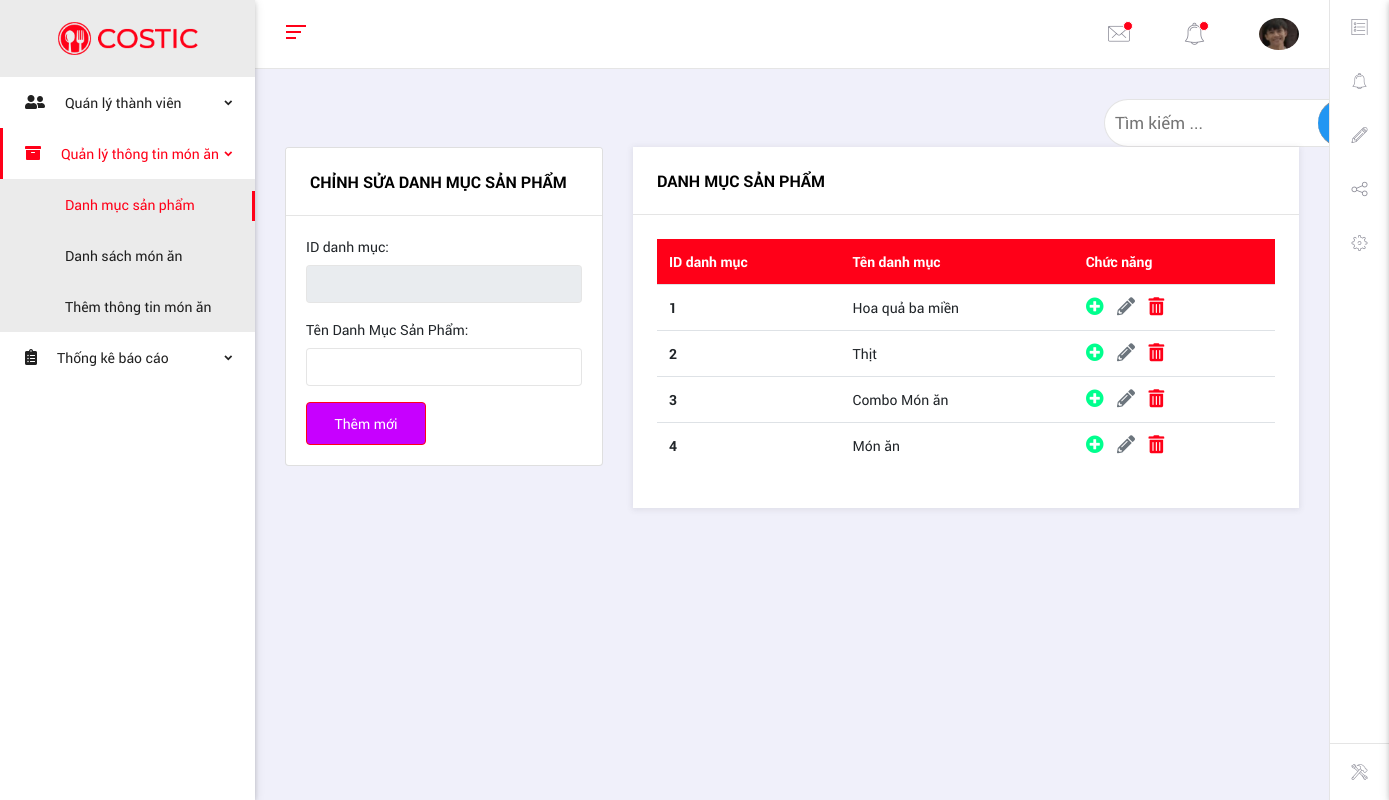
The app's page /php/admin/pages/product/danhmucsanpham.php (signed in) with its own data.
### tables this page shows
CREATE TABLE `danhmucsanpham` (
  `id` int(11) NOT NULL,
  `tendm` varchar(255) NOT NULL,
  `status` int(11) NOT NULL
);

### php/admin/pages/product/danhmucsanpham.php (the view, shortened to what this page needs)
<!DOCTYPE html>
<html lang="en">
<head>
  <link href="../../vendors/iconic-fonts/font-awesome/css/all.min.css" rel="stylesheet">
  <link rel="stylesheet" href="../../vendors/iconic-fonts/flat-icons/flaticon.css">
  <link rel="stylesheet" href="../../vendors/iconic-fonts/cryptocoins/cryptocoins.css">
  <link rel="stylesheet" href="../../vendors/iconic-fonts/cryptocoins/cryptocoins-colors.css">
  <link href="../../assets/css/bootstrap.min.css" rel="stylesheet">
  <link href="../../assets/css/jquery-ui.min.css" rel="stylesheet">
  <link href="../../assets/css/slick.css" rel="stylesheet">
  <link href="../../assets/css/style.css" rel="stylesheet">
</head>
<body class="ms-body ms-aside-left-open ms-primary-theme ms-has-quickbar">
  <aside id="ms-side-nav" class="side-nav fixed ms-aside-scrollable ms-aside-left">
    <div class="logo-sn ms-d-block-lg">
      <a class="pl-0 ml-0 text-center" href="../../index.html"> <img src="../../assets/img/costic/costic-logo-216x62.png" alt="logo"> </a>
    </div>
    <ul class="accordion ms-main-aside fs-14" id="side-nav-accordion">
      <li class="menu-item">
        <a href="#" class="has-chevron" data-toggle="collapse" data-target="#dashboard" aria-expanded="false" aria-controls="dashboard"><span><i class="fas fa-user-friends fs-16"></i>Quán lý thành viên</span>
        </a>
      </li>
      <li class="menu-item">
        <a href="#" class="has-chevron" data-toggle="collapse" data-target="#product" aria-expanded="false" aria-controls="product"> <span><i class="fa fa-archive fs-16"></i>Quản lý thông tin món ăn</span>
        </a>
        <ul id="product" class="collapse" aria-labelledby="product" data-parent="#side-nav-accordion">
         <li> <a href="danhmucsanpham.php">Danh mục sản phẩm</a>
          </li>
        <li> <a href="danhsachsanpham.php">Danh sách món ăn</a>
          </li>
          <li> <a href="themthongtinsanpham.php">Thêm thông tin món ăn</a>
          </li>
        </ul>
      </li>
      <li class="menu-item">
        <a href="#" class="has-chevron" data-toggle="collapse" data-target="#thongke" aria-expanded="false" aria-controls="product"> <span><i class="fas fa-clipboard-list fs-16"></i>Thống kê báo cáo</span>
        </a>
      </li>
    </ul>
  </aside>
  <main class="body-content">
<nav class="navbar ms-navbar">
<div class="ms-aside-toggler ms-toggler pl-0" data-target="#ms-side-nav" data-toggle="slideLeft">
  <span class="ms-toggler-bar bg-primary"></span>
  <span class="ms-toggler-bar bg-primary"></span>
  <span class="ms-toggler-bar bg-primary"></span>
</div>
<ul class="ms-nav-list ms-inline mb-0" id="ms-nav-options">
<li class="ms-nav-item dropdown"> <a href="#" class="text-disabled ms-has-notification" id="mailDropdown" data-toggle="dropdown" aria-haspopup="true" aria-expanded="false"><i class="flaticon-mail"></i></a>
</li>
<li class="ms-nav-item dropdown"> <a href="#" class="text-disabled ms-has-notification" id="notificationDropdown" data-toggle="dropdown" aria-haspopup="true" aria-expanded="false"><i class="flaticon-bell"></i></a>
</li>
<li class="ms-nav-item ms-nav-user dropdown">
<a href="#" id="userDropdown" data-toggle="dropdown" aria-haspopup="true" aria-expanded="false">
<img class="ms-user-img ms-img-round float-right" src="../../../../images/<?php echo $_SESSION['image'] ?>" alt="people">
</a>
</li>
</ul>
</nav>
<?php
    include_once("../../ketnoi.php");
    $sqldm = "select * from danhmucsanpham";
    $result = mysqli_query($conn,$sqldm);
?>
<div class="ms-content-wrapper">
<div class="col col-sm-4 setform">
              <form class="example">
                  <input type="text" class="timkiemtv" placeholder="Tìm kiếm ..." name="timkiemtv">
                  <button class="timkiemdm" type="button"><i class="fa fa-search"></i></button>
              </form>
              </div>
<div class="row">
          <div class="col-lg-4 col-md-12">
          <div class="card">
                   <div class="card-header" style="    position: relative;
                         padding: 24px;
                          border-bottom: 1px solid rgba(0,0,0,0.1);
                           background-color: white;">
							<div class="caption"><i class=" icon-layers font-green"></i>
								<span class="caption-subject font-green-sharp uppercase">
                                <h6 style="    margin-bottom: 0;
                                             text-transform: uppercase;
                                       font-weight: 700;">Chỉnh sửa danh mục sản phẩm
                                </h6>
							</div>
						</div>
						<div class="card-body">
							<form method="post">
								<div class="form-group" style="margin-right: 0px; margin-left: 0px; display: block;">
									<label>ID danh mục:</label>
									<input type="text" value="<?php if(isset($danhmuc)) echo $danhmuc['id']?>" class="form-control idcate" name="id" readonly="readonly">
								</div>
								<div class="form-group" style="margin-right: 0px; margin-left: 0px; display: block;">
									<label for="name">Tên Danh Mục Sản Phẩm:</label>
									<input type="text" value="<?php if(isset($danhmuc)) echo $danhmuc['tendm']?>" class="form-control namecate" name="name" required="required">
								</div>
                <?php if(isset($danhmuc)) {
                ?>
								<input class="btn btn-primary d-block" type="submit" name="capnhat" value="Cập nhật" style="background-color: #007bff;">
                <?php
                } else {
                ?>
                  	<input class="btn btn-primary d-block" type="submit" name="themmoi" value="Thêm mới" style="background-color: #c700ff;">
                <?php
                  }
                ?>
              </form>
						</div>
					</div>
          </div>
          <div class="col-lg-8 col-md-12">
            <div class="ms-panel">
              <div class="ms-panel-header">
                <h6>Danh mục sản phẩm</h6>
              </div>
              <div class="ms-panel-body">
                <div class="table-responsive">
                  <table class="table table-hover thead-primary">
                    <thead>
                      <tr>
                        <th scope="col">ID danh mục</th>
                        <th scope="col">Tên danh mục</th>
                        <th scope="col">Chức năng</th>
                      </tr>
                    </thead>
                    <tbody class="appendl">
                  <?php
                     while ($row=mysqli_fetch_assoc($result)) {
                          if($row['status']==1)    {
                  ?>
                      <tr>
                        <th scope="row"><?php echo $row['id']?></th>
                        <td><?php echo $row['tendm']?></td>
                        <td><a href="danhmucsanpham.php"><i class="fa fa-plus-circle" aria-hidden="true" style="color: #00ff8e;"></i></a>
                         <a href="danhmucsanpham.php?status=suadm&id=<?php echo $row['id'];?>"><i class="fas fa-pencil-alt text-secondary"></i></a>
                         <a href="xoadanhmucsanpham.php?status=delete&id=<?php echo $row['id'];?>"><i class="fas fa-trash-alt"></i></a>
                        </td>
                      </tr>
                      <?php
                           }
                          }
                        ?>
                    </tbody>
                  </table>
                </div>
              </div>
            </div>
          </div>
        </div>
</div>
</main>
  <aside id="ms-quick-bar" class="ms-quick-bar fixed ms-d-block-lg">
    <ul class="nav nav-tabs ms-quick-bar-list" role="tablist">
      <li class="ms-quick-bar-item ms-has-qa" role="presentation" data-toggle="tooltip" data-placement="left" title="Launch To-do-list" data-title="To-do-list">
        <a href="#qa-toDo" aria-controls="qa-toDo" role="tab" data-toggle="tab">
          <i class="flaticon-list"></i>
        </a>
      </li>
      <li class="ms-quick-bar-item ms-has-qa" role="presentation" data-toggle="tooltip" data-placement="left" title="Launch Reminders" data-title="Reminders">
        <a href="#qa-reminder" aria-controls="qa-reminder" role="tab" data-toggle="tab">
          <i class="flaticon-bell"></i>
        </a>
      </li>
      <li class="ms-quick-bar-item ms-has-qa" role="presentation" data-toggle="tooltip" data-placement="left" title="Launch Notes" data-title="Notes">
        <a href="#qa-notes" aria-controls="qa-notes" role="tab" data-toggle="tab">
          <i class="flaticon-pencil"></i>
        </a>
      </li>
      <li class="ms-quick-bar-item ms-has-qa" role="presentation" data-toggle="tooltip" data-placement="left" title="Invite Members" data-title="Invite Members">
        <a href="#qa-invite" aria-controls="qa-invite" role="tab" data-toggle="tab">
          <i class="flaticon-share-1"></i>
        </a>
      </li>
      <li class="ms-quick-bar-item ms-has-qa" role="presentation" data-toggle="tooltip" data-placement="left" title="Settings" data-title="Settings">
        <a href="#qa-settings" aria-controls="qa-settings" role="tab" data-toggle="tab">
          <i class="flaticon-gear"></i>
        </a>
      </li>
    </ul>
    <div class="ms-configure-qa" data-toggle="tooltip" data-placement="left" title="Configure Quick Access">
      <a href="#">
        <i class="flaticon-hammer"></i>
      </a>
    </div>
  </aside>
</body>
</html>

### php/admin/pages/product/danhmucsanpham.php (style rules this page uses)
form.example input[type=text] { border-radius: 29px; padding: 10px; font-size: 17px; border: 1px solid #80808036; float: left; width: 80%; background: white; }
form.example button { border-radius: 29px; float: left; width: 20%; padding: 10px; background: #2196F3; color: white; font-size: 17px; border: 1px solid grey; border-left: none; cursor: pointer; right: 56px; position: relative; }
.setform { position: relative; margin-left: 764px; padding: 0px !important; left: 55px; }
form.example::after { content: ""; clear: both; display: table; }

### records on screen
danhmucsanpham: id "1", tendm "Hoa quả ba miền"
danhmucsanpham: id "2", tendm "Thịt"
danhmucsanpham: id "3", tendm "Combo Món ăn"
danhmucsanpham: id "4", tendm "Món ăn"
